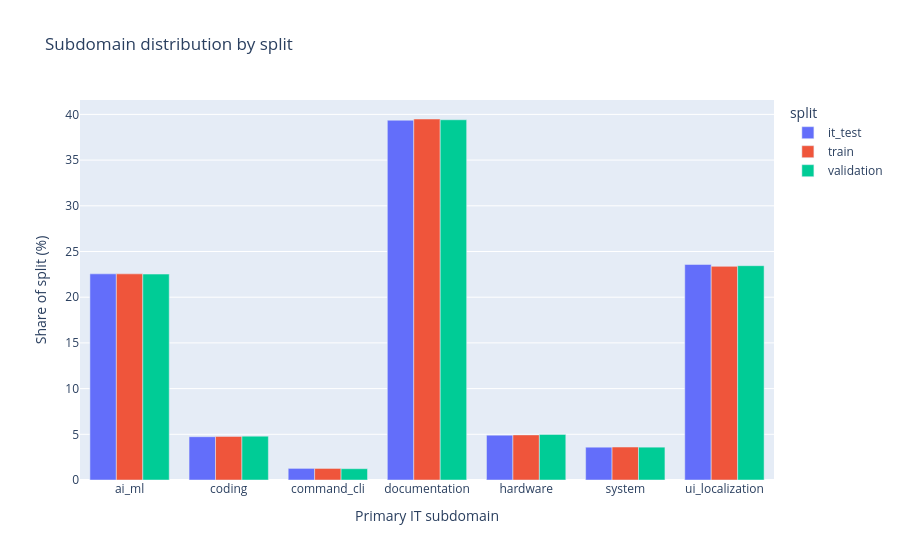

Here is the notebook cell this chart was saved with:
### Markdown cell above
## Subdomain distribution by split

### Code cell
display(evidence['distribution'])
figures['subdomain_split_distribution'].show()

### Figure 1 — Plotly figure (JSON) as saved in the notebook; plotly's stock layout.template omitted (floating-point values rounded to 4 significant figures)
{"data": [{"alignmentgroup": "True", "hovertemplate": "split=it_test<br>Primary IT subdomain=%{x}<br>Share of split (%)=%{y}<extra></extra>", "legendgroup": "it_test", "marker": {"color": "#636efa", "pattern": {"shape": ""}}, "name": "it_test", "offsetgroup": "it_test", "orientation": "v", "showlegend": true, "textposition": "auto", "type": "bar", "x": ["ai_ml", "coding", "command_cli", "documentation", "hardware", "system", "ui_localization"], "xaxis": "x", "y": [22.55, 4.736, 1.271, 39.36, 4.909, 3.588, 23.58], "yaxis": "y"}, {"alignmentgroup": "True", "hovertemplate": "split=train<br>Primary IT subdomain=%{x}<br>Share of split (%)=%{y}<extra></extra>", "legendgroup": "train", "marker": {"color": "#EF553B", "pattern": {"shape": ""}}, "name": "train", "offsetgroup": "train", "orientation": "v", "showlegend": true, "textposition": "auto", "type": "bar", "x": ["ai_ml", "coding", "command_cli", "documentation", "hardware", "system", "ui_localization"], "xaxis": "x", "y": [22.55, 4.771, 1.265, 39.5, 4.934, 3.608, 23.37], "yaxis": "y"}, {"alignmentgroup": "True", "hovertemplate": "split=validation<br>Primary IT subdomain=%{x}<br>Share of split (%)=%{y}<extra></extra>", "legendgroup": "validation", "marker": {"color": "#00cc96", "pattern": {"shape": ""}}, "name": "validation", "offsetgroup": "validation", "orientation": "v", "showlegend": true, "textposition": "auto", "type": "bar", "x": ["ai_ml", "coding", "command_cli", "documentation", "hardware", "system", "ui_localization"], "xaxis": "x", "y": [22.53, 4.799, 1.236, 39.41, 4.987, 3.592, 23.45], "yaxis": "y"}], "layout": {"barmode": "group", "legend": {"title": {"text": "split"}, "tracegroupgap": 0}, "title": {"text": "Subdomain distribution by split"}, "xaxis": {"anchor": "y", "domain": [0, 1], "title": {"text": "Primary IT subdomain"}}, "yaxis": {"anchor": "x", "domain": [0, 1], "title": {"text": "Share of split (%)"}}}}
